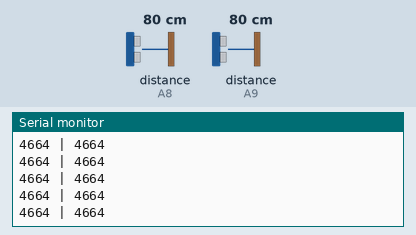
Simulated run of this sketch. Board: Arduino Mega 2560, built with avr-gcc and run on an emulated ATmega2560. Shown: the last lines printed to the serial monitor. The test bench sets the inputs (shaded band); at power-on: distance to the obstacle (sensors on A8, A9) 80 cm. The echo pulse lasts 58.3 µs per cm.

Above: at 1.2 s.
1.3 s: distance to the obstacle (sensor on A8) set to 9 cm
At 1.35 s:
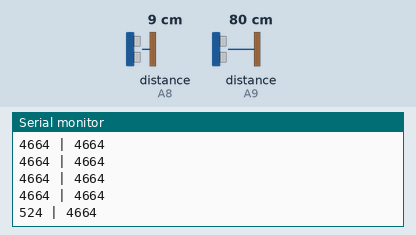
4.3 s: distance to the obstacle (sensor on A9) set to 9 cm
At 4.3 s:
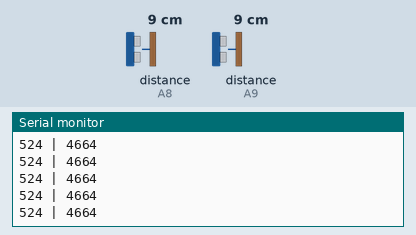
7.3 s: distance to the obstacle (sensor on A8) set to 2 cm
At 7.31 s:
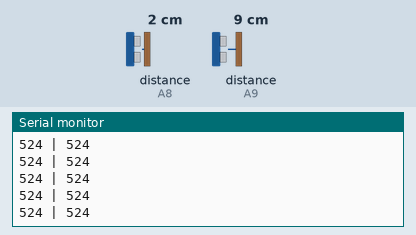
8.8 s: distance to the obstacle (sensor on A9) set to 2 cm
At 8.83 s:
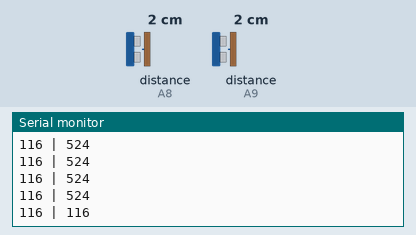
Timing chart, 0 to 11.3 s (numbered marks = the images above; inputs shaded):
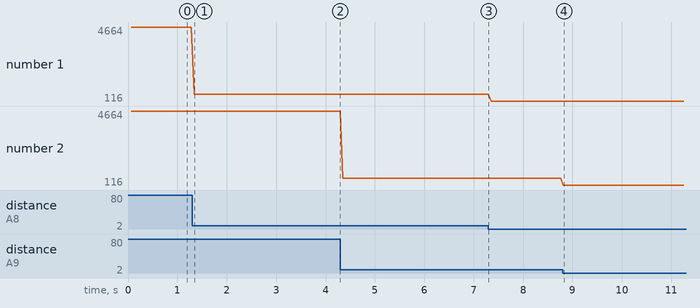

Measured:
- after the input at 1.3 s, the serial monitor: prints a new line at once (image 1)
- after the input at 8.8 s, the serial monitor: prints a new line at once (image 4)
- plotted number 1: 4664 → 524 after the input at 1.3 s, 524 → 116 after the input at 7.3 s

The sketch:

DigitalSonar.ino
```cpp
/*DigitalSonar.ino
  4 pin HRC - SR04 sesnro
  trigger and echo pin tied together on pin 12
  data pin 7
  VCC 5V
  GND GND
*/

#include <NewPing.h>
const int PIN_L = A8;
const int PIN_R = A9;
NewPing sonarL(PIN_L, PIN_L, 200);
NewPing sonarR(PIN_R, PIN_R, 200);

void setup() {
  Serial.begin(9600);
}

void loop() {
  delay(50); // Wait 50ms between pings (about 20 pings/sec). 29ms should be the shortest delay
  unsigned int uL = sonarL.ping(); // Send ping, get ping time in microseconds (uS).
  unsigned int uR = sonarR.ping(); // Send ping, get ping time in microseconds (uS).

  Serial.print(uL);
  Serial.print(" | ");
  Serial.println(uR);


}
```
